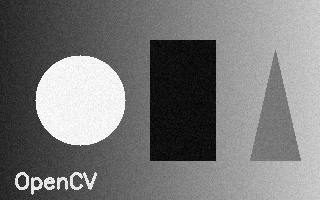
#> input picture assets/images/generated/sample-scene.png, 320 x 200 px, found by its file name
$ python gen_flow_data.py
#> lines starting #> are read from the running program, lines starting #| are printed output that depends on the picture
"""Real cv2.calcOpticalFlowPyrLK / calcOpticalFlowFarneback results (Module 40.3, FlowLab):
apps/web/public/data/flow-data.json.

Two real cases: a clean whole-scene pan with known ground truth (sample-scene.png shifted by
a known (dx, dy)), and the real sample-ball-25fps.mp4 clip (frame 10 -> 11), where the ball's
real motion should stand out from the flat background in the dense flow field.
"""
import json

import cv2
import numpy as np

STEP = 16  # sampling grid for the arrow visualisation


def sample_grid(flow):
    h, w = flow.shape[:2]
    pts = []
    for y in range(STEP // 2, h, STEP):
        for x in range(STEP // 2, w, STEP):
            dx, dy = flow[y, x]
            pts.append([x, y, float(dx), float(dy)])
    return pts


out = {"cases": {}}

# --- Case 1: clean whole-scene pan, known ground truth ---------------------------------
base = cv2.imread("assets/images/generated/sample-scene.png", cv2.IMREAD_GRAYSCALE)
#> base is the input picture: shape (200, 320); min 0, max 255, mean 120.3
H, W = base.shape
#> H = 200; W = 320
dx_true, dy_true = 3.0, -1.0
matrix = np.float32([[1, 0, dx_true], [0, 1, dy_true]])
shifted = cv2.warpAffine(base, matrix, (W, H), flags=cv2.INTER_LINEAR, borderMode=cv2.BORDER_REFLECT)
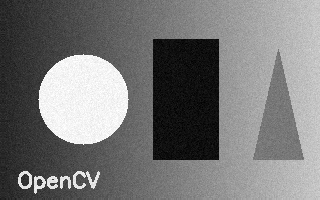
#> shifted: shape (200, 320); min 0, max 255, mean 118.8

p0 = cv2.goodFeaturesToTrack(base, maxCorners=40, qualityLevel=0.1, minDistance=10)
#> p0 = 25 rows, first 8: [32, 194], [32, 178], [58, 189], [58, 178], [47, 184], [81, 185], [84, 172], [95, 173]
p1, status, err = cv2.calcOpticalFlowPyrLK(base, shifted, p0, None)
#> p1 = 25 rows, first 8: [35, 193], [35, 177], [61, 188], [61, 177], [50, 183], [84, 184], [87, 171], [98, 172]; status = 25 values from 1 to 1; err = 25 values, max 2.19 at index 0, min 0 at index 9, mean 0.0949
good = status.flatten() == 1
sparse = [[float(p0[i, 0, 0]), float(p0[i, 0, 1]), float(p1[i, 0, 0] - p0[i, 0, 0]), float(p1[i, 0, 1] - p0[i, 0, 1])]
          for i in range(len(p0)) if good[i]]
#> sparse = 25 items, first 6: [32, 194, 3, -1], [32, 178, 3, -1], [58, 189, 3, -1], [58, 178, 3, -1], [47, 184, 3, -1], [81, 185, 3, -1]

flow = cv2.calcOpticalFlowFarneback(base, shifted, None, 0.5, 3, 15, 3, 5, 1.2, 0)
margin = 20
central = flow[margin:H - margin, margin:W - margin]
out["cases"]["pan"] = {
    "width": W, "height": H, "true_dx": dx_true, "true_dy": dy_true,
    "sparse": sparse, "dense": sample_grid(flow),
    "lk_mean": [float(np.mean([s[2] for s in sparse])), float(np.mean([s[3] for s in sparse]))],
    "farneback_mean_central": [float(central[:, :, 0].mean()), float(central[:, :, 1].mean())],
}
#> after the loop in sample_grid, `for y in range(STEP // 2, h, STEP):`: pts = 240 items, first 6: [8, 8, 1.02, -0.376], [24, 8, 2.65, -0.874], [40, 8, 2.1, -0.701], [56, 8, 1.91, -0.626], [72, 8, 2.27, -0.748], [88, 8, 2.6, -0.86]

# --- Case 2: the real sample-ball-25fps.mp4 clip, frame 10 -> 11 -----------------------
cap = cv2.VideoCapture("assets/videos/generated/sample-ball-25fps.mp4")
frames = []
while True:
    ok, f = cap.read()
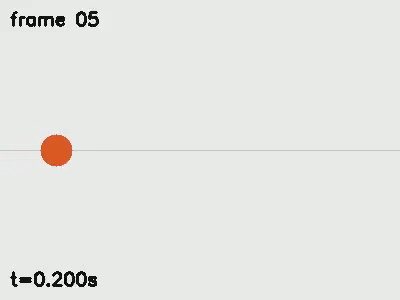
#> input picture frame 5 of assets/videos/generated/sample-ball-25fps.mp4, 400 x 300 px
#> f is the input picture: shape (300, 400, 3); mean B, G, R 227.4, 230.7, 229.6
    if not ok:
        break
    frames.append(cv2.cvtColor(f, cv2.COLOR_BGR2GRAY))
cap.release()

flow2 = cv2.calcOpticalFlowFarneback(frames[10], frames[11], None, 0.5, 3, 15, 3, 5, 1.2, 0)
out["cases"]["ball"] = {
    "width": frames[0].shape[1], "height": frames[0].shape[0],
    "dense": sample_grid(flow2),
}

json.dump(out, open("apps/web/public/data/flow-data.json", "w"), separators=(",", ":"))
print("pan: LK mean", out["cases"]["pan"]["lk_mean"], " Farneback mean (central)", out["cases"]["pan"]["farneback_mean_central"])
print("ball: dense flow points:", len(out["cases"]["ball"]["dense"]))
